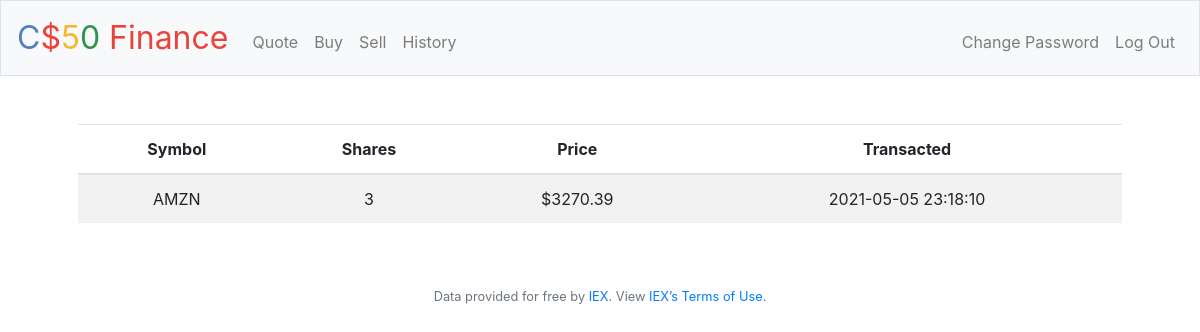
The app's page /history (signed in) with its own data.
### tables this page shows
CREATE TABLE history (person_id INTEGER NOT NULL, symbol TEXT NOT NULL, shares NUMERIC NOT NULL, price NUMERIC NOT NULL, transacted TEXT NOT NULL, FOREIGN KEY (person_id) REFERENCES users(id));

### application.py (the view)
@app.route("/history")
@login_required
def history():
    records = db.execute("SELECT * FROM history WHERE person_id = ?", session["user_id"])
    return render_template("history.html", records=records)

### application.py (called while the page is built)
@app.after_request
def after_request(response):
    response.headers["Cache-Control"] = "no-cache, no-store, must-revalidate"
    response.headers["Expires"] = 0
    response.headers["Pragma"] = "no-cache"
    return response

### helpers.py (called while the page is built)
def login_required(f):
    @wraps(f)
    def decorated_function(*args, **kwargs):
        if session.get("user_id") is None:
            return redirect("/login")
        return f(*args, **kwargs)
    return decorated_function

### templates/history.html (shortened to what this page needs)
{% extends "layout.html" %}
{% block main %}
    <table class="table table-striped">
        <thead>
            <tr>
                <th scope="col">Symbol</th>
                <th scope="col">Shares</th>
                <th scope="col">Price</th>
                <th scope="col">Transacted</th>
            </tr>
        </thead>
        <tbody>
            {% for record in records %}
                <tr>
                    <td>{{ record.symbol }}</td>
                    <td>{{ record.shares }}</td>
                    <td>${{ record.price }}</td>
                    <td>{{ record.transacted }}</td>
                </tr>
            {% endfor %}
        </tbody>
    </table>
{% endblock %}

### records on screen
history: symbol "AMZN", shares "3", price "3270.39", transacted "2021-05-05 23:18:10"
